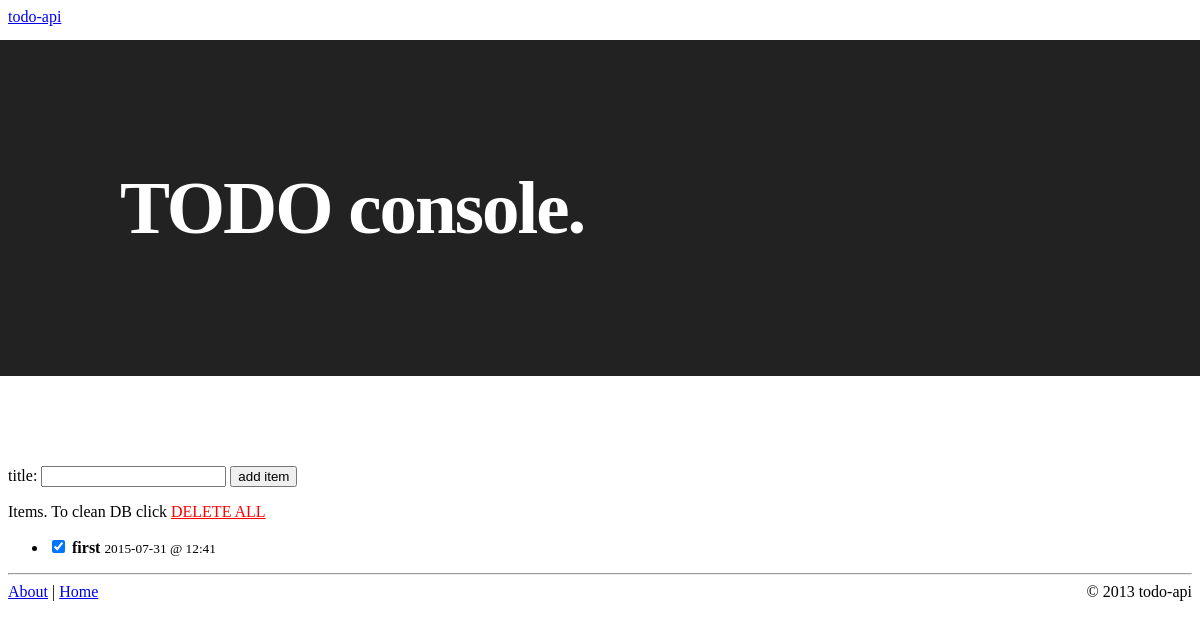
The app's page /app_console, older data.
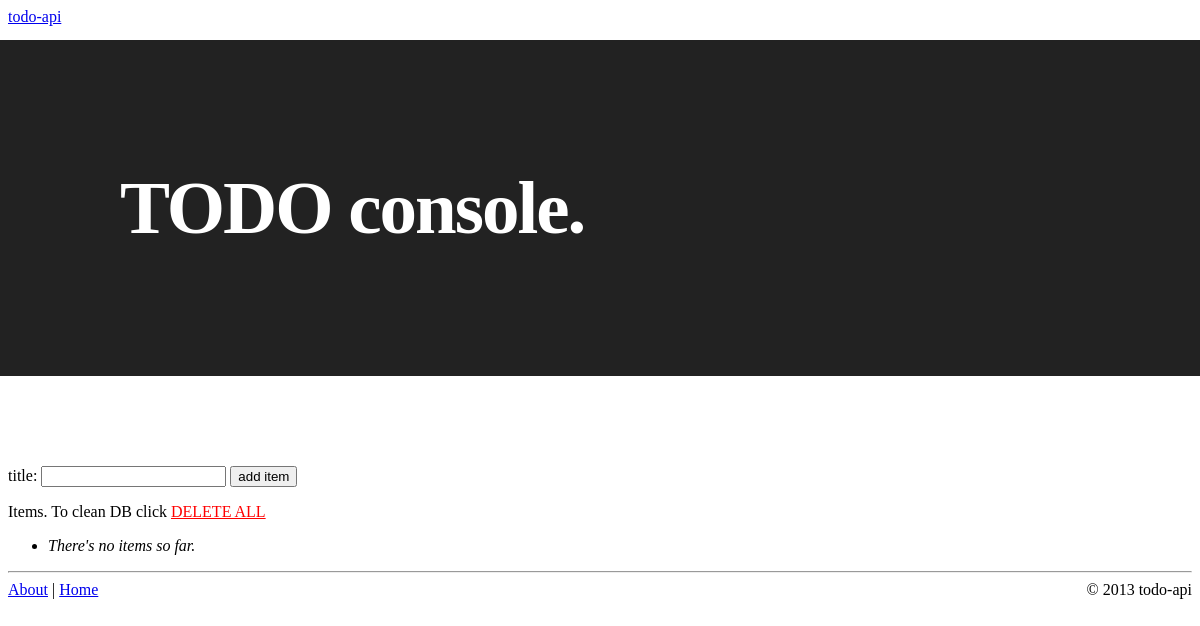
The same page, newer data.
### tables this page shows
CREATE TABLE TodoItem (
  item_id integer primary key autoincrement,
  title text not null,
  creation_date integer not null,
  completed boolean not null,
  completion_date integer
);

### app.py (the view)
@app.route('/app_console')
def app_console():
	return render_template('index.html', items=query_db('''select * from TodoItem'''))

### app.py (called while the page is built)
@app.teardown_appcontext
def close_database(exception):
    top = _app_ctx_stack.top
    if hasattr(top, 'sqlite_db'):
        top.sqlite_db.close()

def dict_factory(cursor, row):
	d = {}
	for index, col in enumerate(cursor.description):
		d[col[0]] = row[index]
	return d

def get_db():
    top = _app_ctx_stack.top
    if not hasattr(top, 'sqlite_db'):
        top.sqlite_db = sqlite3.connect(app.config['DATABASE'])
        top.sqlite_db.row_factory = dict_factory
    return top.sqlite_db

def query_db(query, args=(), one=False):
    cur = get_db().execute(query, args)
    rv = cur.fetchall()
    return (rv[0] if rv else None) if one else rv

def format_datetime(timestamp):
    return datetime.utcfromtimestamp(timestamp).strftime('%Y-%m-%d @ %H:%M')

### templates/index.html
{% extends "base.html" %}
{% block content %}
<div class="header-section">
	<div class="row header-row">
		<div class="span12 masthead">
			<h1 class="heading">TODO console.</h1>
		</div>
	</div>
</div>
<div class="header-push">
</div>
<div>
	<form action='/w_add_item' method='POST'>
		title: <input type="text" name="title">
		<input type="submit" value="add item">
	</form>
</div>
<p>Items. To clean DB click <a href='/w_wipe_all' style='color:#ff0000'>DELETE ALL</a></p>
<ul>
	{% for item in items %}
	<li>
		<form id="cf{{ item.item_id }}" action='/w_complete_item' method="POST">
		{% if item.completed == True %}
			<input type='checkbox' name='item_id' value={{ item.item_id }} onClick="completeItem(cf{{ item.item_id }})" checked><input type='hidden' name='item_id' value={{ item.item_id }}>
		{% else %}
			<input type='checkbox' name='item_id' value={{ item.item_id }} onClick="completeItem(cf{{ item.item_id }})">
		{% endif %}
		<strong>{{ item.title }}</strong>
		<small>{{ item.creation_date|datetimeformat }}</small>
		</form>
	</li>
	{% else %}
	<li><em>There's no items so far.</em>
	{% endfor %}
</ul>
{% endblock %}

### templates/base.html (shortened to what this page needs)
{% set site_name = 'todo-api' %}
<!DOCTYPE html>
<html lang="en">
  <head>
	{% block head %}
	<link href="{{ url_for('static', filename='css/bootstrap.css') }}" rel="stylesheet">
	<link href="{{ url_for('static', filename='css/main.css') }}" rel="stylesheet">
	{% endblock %}
  </head>
  <body>
	{% block navbar %}
	<div class="navbar navbar-static-top">
		<div class="navbar-inner">
			<div class="container">
			  <a class="brand" href="/">{{ site_name }}</a>
			  <div class="nav-collapse">
				{% block navbar_right %}
				<ul class="nav pull-right">
					<li><a href="/">Home</a></li>
				</ul>
				{% endblock %}
			  </div>
			</div>
		  </div>
	</div>
	{% endblock %}
	<div class="container page">
		<div class="content main">
		  {% block content %}
		  {% endblock %}
		</div>
		<hr>
		{% block footer %}
		<footer id="footer" class="footer">
			<div class="footer-left">
				<a href="/about">About</a> |
				<a href="/">Home</a>
			</div>
			<div class="footer-right">
				<span>&copy; 2013 {{ site_name }}</span>
			</div>
		</footer>
		{% endblock %}
	</div>
  </body>
</html>

### static/css/main.css (style rules this page uses)
.masthead { padding: 30px 0 30px; margin-bottom: 0; }
.masthead h1 { font-size: 75px; line-height: 1; letter-spacing: -2px; font-weight: bold; }
.header-section { padding: 50px 0; background: #222; position: absolute; top: 40px; left: 0px; width: 100%; padding-left: 0; margin-left: 0; color: #FFF; }
.header-row { width: 960px; margin: auto; }
.header-push { height: 370px; }
.main { padding-top: 20px; min-height: 370px; }
.footer-left { float: left; }
.footer-right { float: right; }

Row changes from the older to the newer data that the page shows:
removed TodoItem: title "first", creation_date "2015-07-31 @ 12:41"
Text that changed along with them:
text now shown: "There's no items so far."
